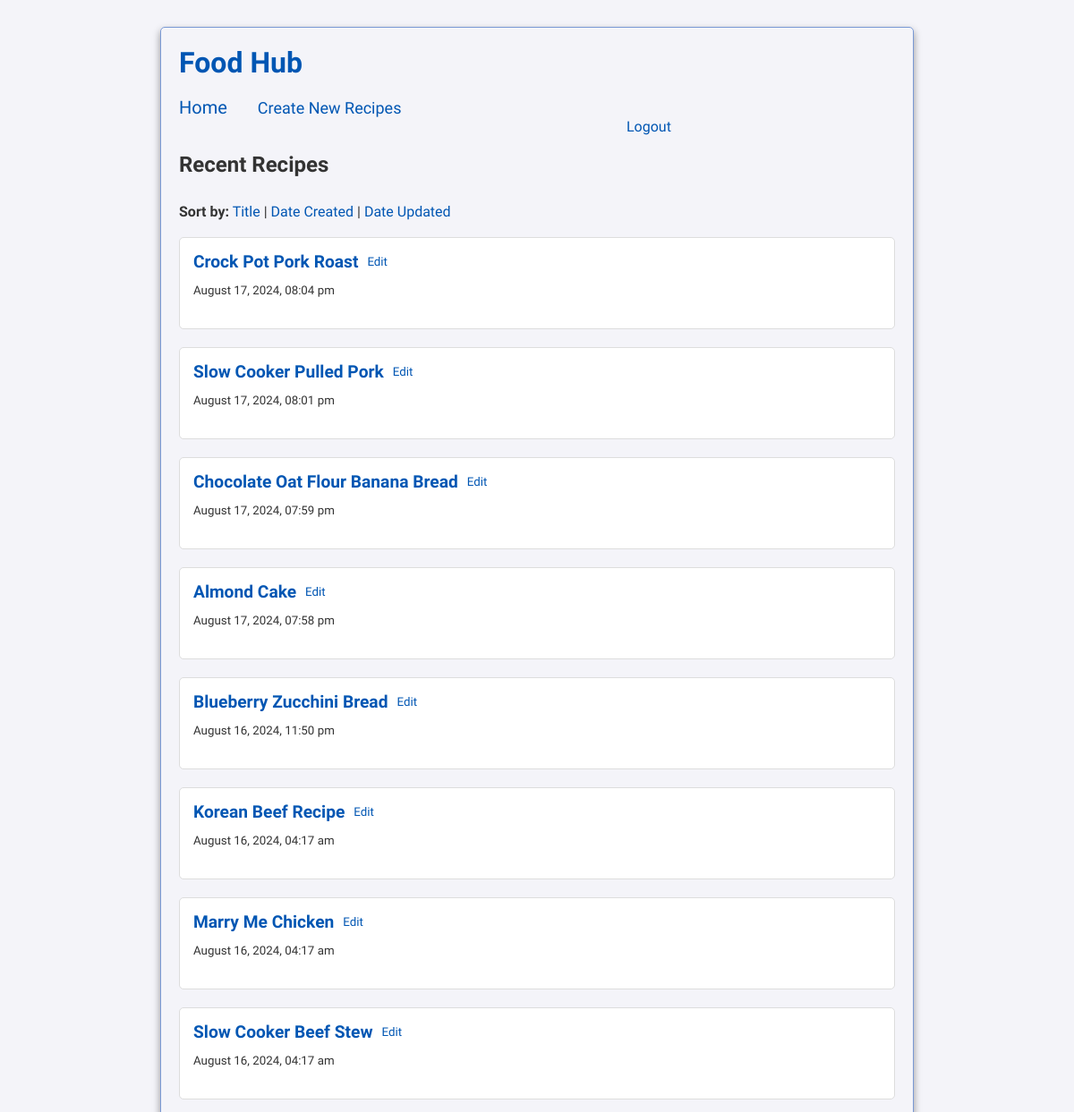
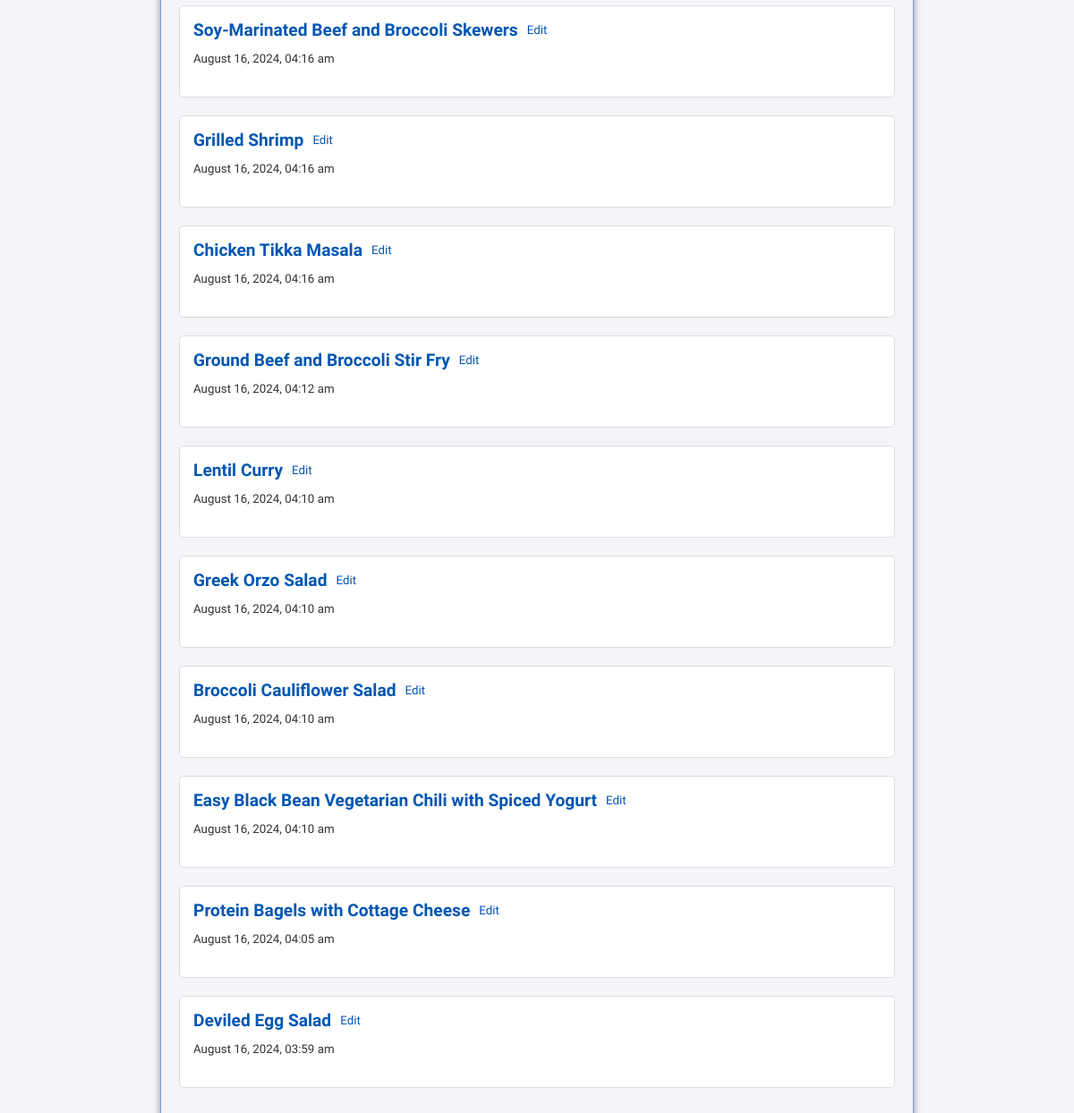
The page /userlogin.php (signed in) on the database its author committed (2 pictures, top to bottom).
### tables this page shows
CREATE TABLE `posts` (
  `id` int(11) NOT NULL,
  `title` varchar(200) NOT NULL,
  `date` timestamp NOT NULL DEFAULT current_timestamp() ON UPDATE current_timestamp(),
  `content` varchar(2000) NOT NULL,
  `vegetarian_id` int(11) DEFAULT NULL,
  `image` varchar(255) DEFAULT NULL
);

### userlogin.php (the view, shortened to what this page needs)
<?php
require('connect.php');
$sort = filter_input(INPUT_GET, 'sort', FILTER_SANITIZE_STRING);
$sortOrder = 'date DESC';
$query = "SELECT id, title, date, content FROM posts ORDER BY $sortOrder";
$statement = $db->prepare($query);
$statement->execute();
$posts = $statement->fetchAll();
?>
<!DOCTYPE html>
<html lang="en">
<head>
    <link rel="stylesheet" href="main.css">
</head>
<body>
    <div class="head">
        <h1><a href="index.php">Food Hub</a></h1>
    </div>
    <br>
    <a class="home" href="index.php">Home</a>
    <a class="newpost" href="newpost.php">Create New Recipes</a>
    <a class="logout" href="logout.php">Logout</a>
    <br><br>
    <h2>Recent Recipes</h2>
    <br>
    <div>
        <strong>Sort by:</strong>
        <a href="userlogin.php?sort=title" class="<?= $sort === 'title' ? 'active' : '' ?>">Title</a> |
        <a href="userlogin.php?sort=created_at" class="<?= $sort === 'created_at' ? 'active' : '' ?>">Date Created</a> |
        <a href="userlogin.php?sort=updated_at" class="<?= $sort === 'updated_at' ? 'active' : '' ?>">Date Updated</a>
    </div>
    <br>
    <?php foreach ($posts as $post): ?>
        <div class="post">
            <div class="post-header">
                <h3><a href="delete_comment.php?id=<?= $post['id'] ?>"><?= htmlspecialchars($post['title']) ?></a></h3>
                <small><a href="edit.php?id=<?= $post['id'] ?>">Edit</a></small>
            </div>
            <p><small><?= date('F d, Y, h:i a', strtotime($post['date'])) ?></small></p>
            <br>
        </div>
    <?php endforeach; ?>
</body>
</html>

### main.css (style rules this page uses)
body, h1, h2, h3, p, a, div { margin: 0; padding: 0; font-family: 'Carrois Gothic'; }
body { background-color: #f4f4f9; color: #333; padding: 20px; width: 800px; margin: 30px auto; border: 1px solid rgb(121, 153, 212); border-radius: 5px; box-shadow: 0 4px 8px rgba(0, 0, 0, 0.4); }
h1 { color: #0056b3; margin-bottom: 20px; font-family: 'Carrois Gothic'; }
.head { display: flex; justify-content: space-between; align-items: center; }
.head h1 { margin: 0; }
a { color: #0056b3; text-decoration: none; }
.logout { margin-left: 500px; }
.post { background-color: #fff; padding: 15px; border: 1px solid #ddd; border-radius: 5px; margin-bottom: 20px; }
h2 { color: #333; margin-bottom: 10px; }
h3 { margin-top: 0; color: #0056b3; }
p { margin-top: 10px; }
.home { font-size: 20px; margin-right: 30px; }
.newpost { font-size: 18px; }
.post-header { display: flex; align-items: center; }
.post-header h3 { margin: 0; font-size: 1.2em; margin-right: 10px; }
.post-header small { margin: 0; }
.post-header a { color: #0056b3; }

### rows shown on the page
posts: title "Crock Pot Pork Roast", date "August 17, 2024, 08:04 pm"
posts: title "Slow Cooker Pulled Pork", date "August 17, 2024, 08:01 pm"
posts: title "Chocolate Oat Flour Banana Bread", date "August 17, 2024, 07:59 pm"
posts: title "Almond Cake", date "August 17, 2024, 07:58 pm"
posts: title "Blueberry Zucchini Bread", date "August 16, 2024, 11:50 pm"
posts: title "Korean Beef Recipe", date "August 16, 2024, 04:17 am"
posts: title "Marry Me Chicken", date "August 16, 2024, 04:17 am"
posts: title "Slow Cooker Beef Stew", date "August 16, 2024, 04:17 am"
posts: title "Soy-Marinated Beef and Broccoli Skewers", date "August 16, 2024, 04:16 am"
posts: title "Grilled Shrimp", date "August 16, 2024, 04:16 am"
posts: title "Chicken Tikka Masala", date "August 16, 2024, 04:16 am"
posts: title "Ground Beef and Broccoli Stir Fry", date "August 16, 2024, 04:12 am"
posts: title "Lentil Curry", date "August 16, 2024, 04:10 am"
posts: title "Greek Orzo Salad", date "August 16, 2024, 04:10 am"
posts: title "Broccoli Cauliflower Salad", date "August 16, 2024, 04:10 am"
posts: title "Easy Black Bean Vegetarian Chili with Spiced Yogurt", date "August 16, 2024, 04:10 am"
posts: title "Protein Bagels with Cottage Cheese", date "August 16, 2024, 04:05 am"
posts: title "Deviled Egg Salad", date "August 16, 2024, 03:59 am"
